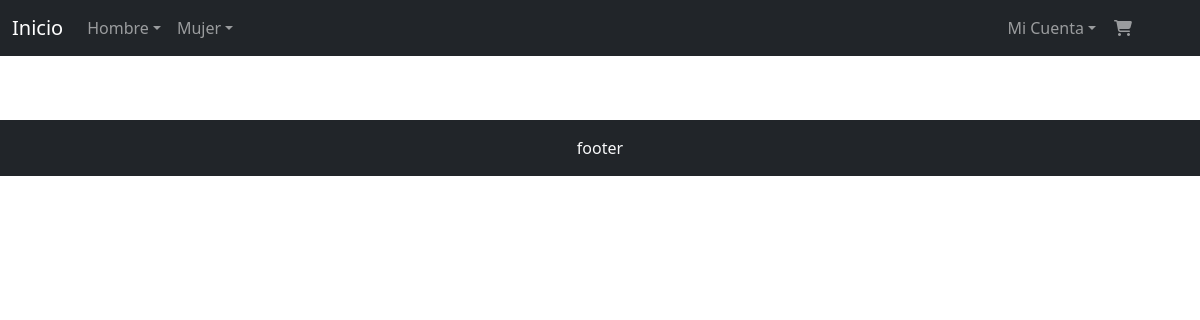
The page /hombrecategoria/Sweater/ on the database as committed earlier.
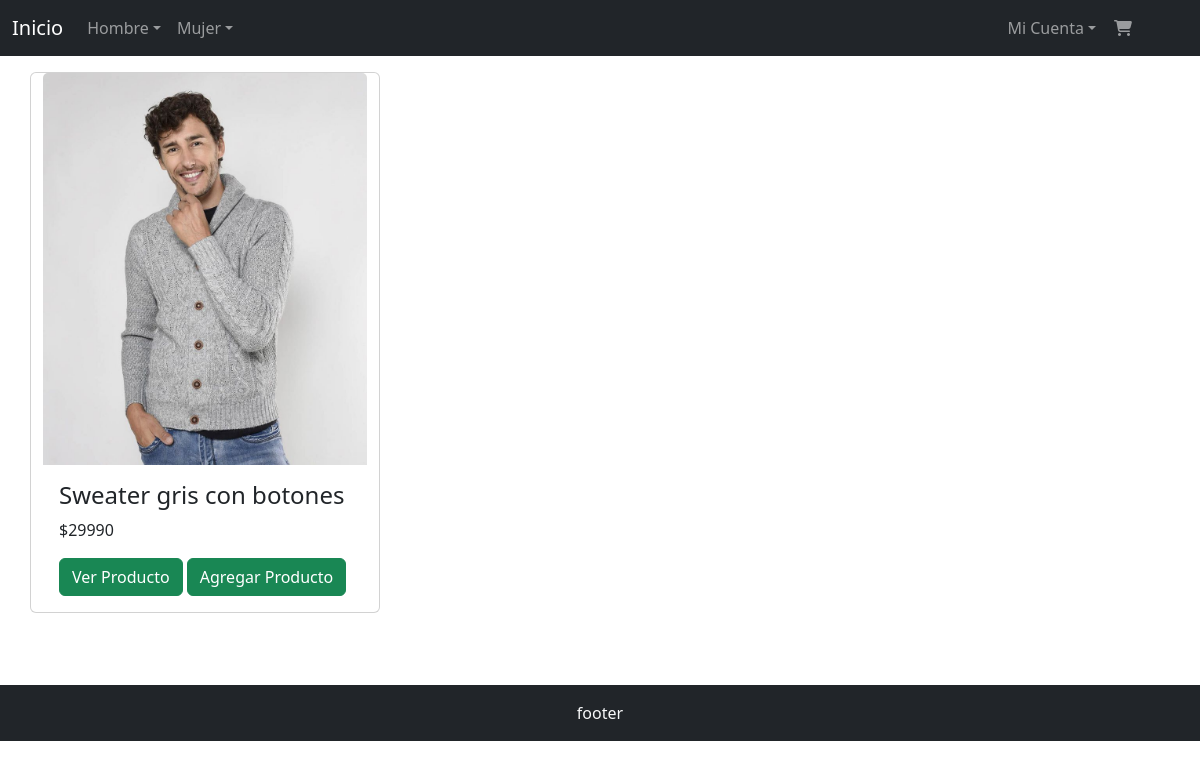
The same page on the database as committed later.
### aplicacion/models.py (models this page shows, shortened)
class Producto(models.Model):
    nombre=models.CharField(max_length=50)
    marca=models.ForeignKey(Marca, on_delete=models.PROTECT, null=True)
    categoria=models.ForeignKey(Categoria, on_delete=models.PROTECT, null=True)
    descripcion=models.TextField(max_length=300)
    precio=models.IntegerField()
    stock=models.IntegerField(validators=[MinValueValidator(0)])
    genero=models.CharField(null=True, max_length=1, choices=genero_choices)
    imagen=models.ImageField(upload_to="productos")

class Categoria(models.Model):
    id=models.IntegerField(primary_key=True, validators=[MinValueValidator(1)])
    nombre=models.CharField(max_length=50)
    def __str__(self):
        return self.nombre

### aplicacion/views.py (the view)
# urls.py: path('hombrecategoria/<str:categoria>/', categoria_hombre, name="hombrecategoria"),
def categoria_hombre(request, categoria):
    categoria = Categoria.objects.get(nombre=categoria)
    productos = Producto.objects.filter(genero='M', categoria=categoria)
    contexto = {
        'productos': productos
    }
    return render(request, 'aplicacion/producto_hombre/categoria_hombre.html', contexto)

### carro/context_processor.py (called while the page is built)
def importe_total_carro(request):
    total = 0
    if request.user.is_authenticated:
        carro = request.session.get("carro", {})
        for key, value in carro.items():
            precio = float(value.get("precio", 0))
            total += precio
    return {"importe_total_carro": total}

### aplicacion/templates/aplicacion/producto_hombre/categoria_hombre.html
{% extends 'aplicacion/base.html' %}
{% load static %}
{% block contenido %}
<div class="mt-3">
<div class="row d-flex justify-content-between">
    {% for p in productos %}
    <div class="col-4 card mb-4 " style="width:350px">
        <img class="card-img-top" src="{{ p.imagen.url }}" alt="Card image">
        <div class="card-body">
            <h4 class="card-title">{{ p.categoria }} {{ p.nombre }}</h4>
            <p class="card-text">${{p.precio }}</p>
            <a href="{% url 'verproducto' p.id %}" class="btn btn-success">Ver Producto</a>
            <a href="{% url 'carro:agregar' p.id %}" class="btn btn-success">Agregar Producto</a>
        </div>
    </div>
    {% endfor %}
</div>
</div>
{% endblock contenido %}

Rows that differ between the two databases and show on the page:
added Producto: imagen (picture), categoria "Sweater", nombre "gris con botones", precio "29990"
